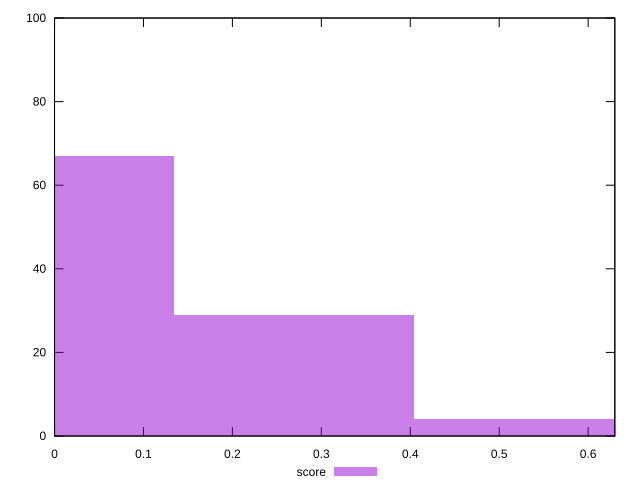

gnuplot code for this plot:
reset

$score <<EOF
0 67
0.2693272830271854 29
0.5386545660543708 4
EOF

set key outside below
set boxwidth 0.2693272830271854
set xrange [0:0.63]
set yrange [0:100]
set trange [0:100]
set style fill transparent solid 0.5 noborder
set terminal svg size 640, 490 enhanced background rgb 'white'
set output "report_00014_2021-02-09T15:56:05.503Z/total-blocking-time/samples/pages+cached/score/histogram.svg"

plot $score title "score" with boxes

reset
